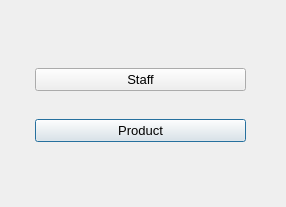
<?xml version="1.0" encoding="UTF-8"?>
<ui version="4.0">
 <class>authorization</class>
 <widget class="QDialog" name="authorization">
  <property name="geometry">
   <rect>
    <x>0</x>
    <y>0</y>
    <width>286</width>
    <height>207</height>
   </rect>
  </property>
  <property name="windowTitle">
   <string>Dialog</string>
  </property>
  <widget class="QWidget" name="layoutWidget">
   <property name="geometry">
    <rect>
     <x>30</x>
     <y>40</y>
     <width>221</width>
     <height>131</height>
    </rect>
   </property>
   <layout class="QGridLayout" name="gridLayout">
    <property name="leftMargin">
     <number>5</number>
    </property>
    <property name="topMargin">
     <number>5</number>
    </property>
    <property name="rightMargin">
     <number>5</number>
    </property>
    <property name="bottomMargin">
     <number>5</number>
    </property>
    <property name="spacing">
     <number>5</number>
    </property>
    <item row="1" column="0">
     <widget class="QPushButton" name="pushButton_3">
      <property name="font">
       <font>
        <pointsize>10</pointsize>
       </font>
      </property>
      <property name="text">
       <string>Product</string>
      </property>
     </widget>
    </item>
    <item row="0" column="0">
     <widget class="QPushButton" name="pushButton">
      <property name="font">
       <font>
        <pointsize>10</pointsize>
       </font>
      </property>
      <property name="text">
       <string>Staff</string>
      </property>
     </widget>
    </item>
   </layout>
  </widget>
 </widget>
 <resources/>
 <connections/>
</ui>
